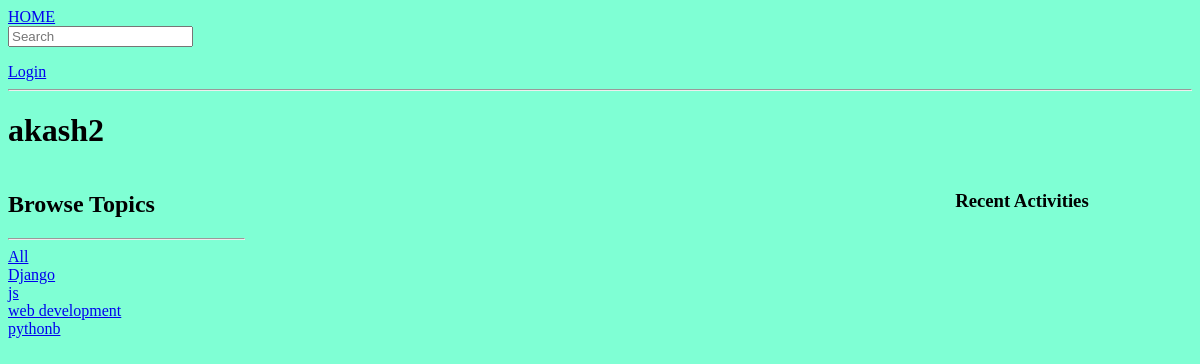
/profile/3/, run on an earlier commit of the app's database.
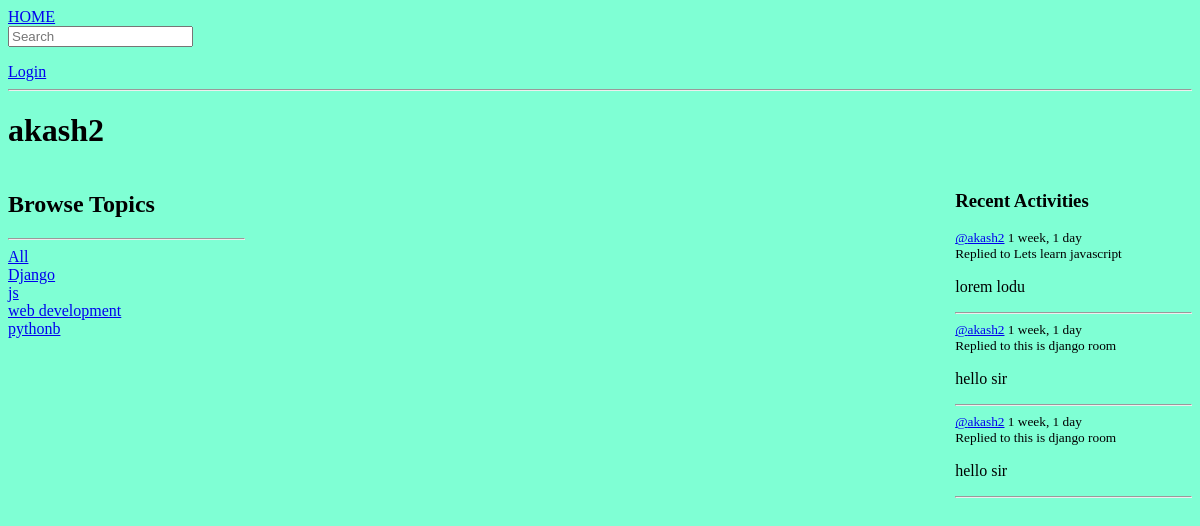
And on a later commit of the database.
### base/models.py (models this page shows, shortened)
class Topic(models.Model):
    name = models.CharField(max_length=200)

class Message(models.Model):
    user = models.ForeignKey(User, on_delete=models.CASCADE)
    room = models.ForeignKey(Room, on_delete=models.CASCADE)
    body = models.TextField()
    updated = models.DateTimeField(auto_now=True)
    created = models.DateTimeField(auto_now_add=True)

class Room(models.Model):
    host = models.ForeignKey(User, on_delete=models.SET_NULL, null=True)
    topic = models.ForeignKey(Topic, on_delete=models.SET_NULL, null=True)
    name = models.CharField(max_length=200)
    description = models.TextField(null = True, blank=True)
    participants = models.ManyToManyField(User, related_name='participants', blank=True)
    updated = models.DateTimeField(auto_now=True)
    created = models.DateTimeField(auto_now_add=True)
    class Meta:
        ordering = ['-updated', '-created']
    """
    # this will create a string representation of the object
    """
    def __str__(self):
        return self.name

### base/views.py (the view)
# urls.py: path('profile/<str:pk>/', views.profile, name='profile-page'),
def profile(request, pk):
    user = User.objects.get(id=pk)
    rooms = user.room_set.all()
    room_messages = user.message_set.all()
    topics = Topic.objects.all()
    context = {'user': user, 'rooms': rooms, 'room_messages': room_messages, 'topics': topics}
    return render(request, 'base/profile.html', context)

### base/templates/base/profile.html (shortened to what this page needs)
{% extends 'main.html' %}
{% block content %}
<h1>{{user.username}}</h1>
<div class="profile-container">
    <div>
        {% include 'base/topic_components.html' %}
    </div>
    <div>
    </div>
    <div>
        {% include 'base/activity_components.html' %}
    </div>
</div>
{% endblock content %}

### base/templates/base/topic_components.html
<h2>Browse Topics</h2>
<hr>
<div>
    <a href="{% url 'home' %}">All</a>
</div>
{% for topic in topics %}
<div>
    <a href="{% url 'home' %}?q={{topic.name}}">{{topic.name}}</a>
</div>
{% endfor %}

### base/templates/base/activity_components.html (shortened to what this page needs)
<h3>Recent Activities</h3>
{% for message in room_messages %}
<div>
    <small><a href='{% url "profile-page" message.user.id %}'>@{{message.user}}</a> {{message.created|timesince}}</small><br>
    <small>Replied to {{message.room}}</small>
    <p>{{message.body}}</p>
    <hr>
</div>
{% endfor %}

What changed in the data, as far as the page shows it:
added Message: user "akash2", created "1 week, 1 day", room "Lets learn javascript", body "lorem lodu"
added Message: user "akash2", created "1 week, 1 day", room "this is django room", body "hello sir"
added Message: user "akash2", created "1 week, 1 day", room "this is django room", body "hello sir"
